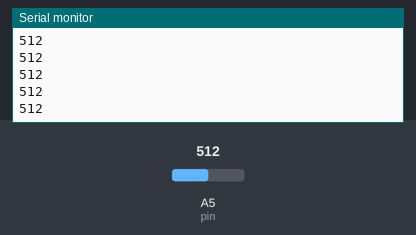
Simulated run of this sketch. Board: Arduino Uno, built with avr-gcc and run on an emulated ATmega328P. Shown: the last lines printed to the serial monitor. Inputs (shaded band) come from the test bench; at power-on: A5 (pin) = 512.

Above: at 1.2 s.
1.3 s: A5 (pin) set to 716
At 1.8 s:
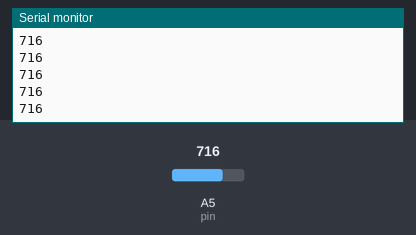
2.8 s: A5 (pin) set to 900
At 3.8 s:
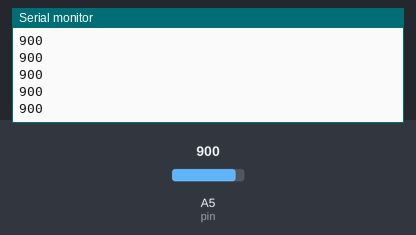
Timing chart, 0 to 5.8 s (numbered marks = the images above; inputs shaded):
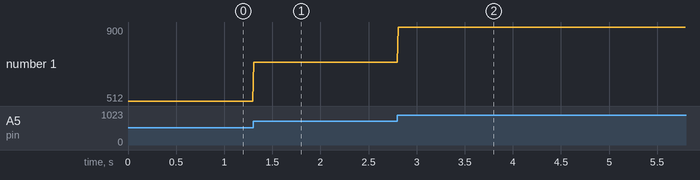

The sketch:

analog_input0.pde
```cpp
/*

   analog input 1

   ler o pin anal gico 0 e fazer o output do valor para o serial directo

  */

int valor = 0;    // variavel para o valor
int pin = 5;      // variavel para o pin de entrada do valor


void setup() {
  // open the serial port at 9600 bps:
  Serial.begin(9600);
  digitalWrite(13,HIGH); //turn on led
}

void loop() {

  // ler o valor do pin
  valor = analogRead(pin);
  // escrever pelo serial o valor do pin em formato decimal
  // o sensor vai de 0-1024, dividindo por 4, o resultado   0-255, j  vai por um byte
  // mas este LDR, com testes, o valor vai de 30 a 245
  Serial.print(valor, DEC);
  Serial.println();
//  Serial.print(0, BYTE);

//  Serial.print(valor);
  // escrever um caracter de linefeed
//  Serial.println();
  // esperar 10ms at    pr xima leitura
   delay(10);


  // print it out in many formats:
//  Serial.print(analogValue);         // print as an ASCII-encoded decimal
//  Serial.print("\t");                // print a tab character
//  Serial.print(analogValue, DEC);    // print as an ASCII-encoded decimal
//  Serial.print("\t");                // print a tab character
//  Serial.print(analogValue, HEX);    // print as an ASCII-encoded hexadecimal
//  Serial.print("\t");                // print a tab character
//  Serial.print(analogValue, OCT);    // print as an ASCII-encoded octal
//  Serial.print("\t");                // print a tab character
//  Serial.print(analogValue, BIN);    // print as an ASCII-encoded binary
//  Serial.print("\t");                // print a tab character
//  Serial.print(analogValue/4, BYTE); // print as a raw byte value (divide the
                                     // value by 4 because analogRead() returns numbers
                                     // from 0 to 1023, but a byte can only hold values
                                     // up to 255)
//  Serial.print("\t");                // print a tab character
//  Serial.println();                  // print a linefeed character

}
```

Measured:
- after the input at 1.3 s, the serial monitor: prints a new line at once (image 1)
- after the input at 2.8 s, the serial monitor: prints a new line at once (image 2)
- plotted number 1: 512 → 716 after the input at 1.3 s, 716 → 900 after the input at 2.8 s
